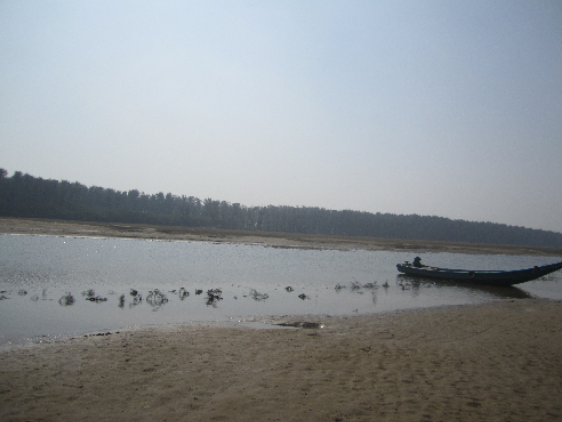
#> input picture HW1/img2.png, 562 x 422 px
$ jupyter execute 2.ipynb
#> lines starting #> are read from the running program, lines starting #| are printed output that depends on the picture
[cell 1]
import cv2
from matplotlib import pyplot as plt

[cell 2]
image = cv2.imread("./img2.png")
#> image is the input picture: shape (422, 562, 3); mean B, G, R 150.6, 147.1, 142.3
# print(image)
plt.imshow(image)
plt.show()
# cv2.imshow('image window', image)
# # add wait key. window waits until user presses a key
# cv2.waitKey(0)
# # and finally destroy/close all open windows
# cv2.destroyAllWindows()

[cell 3]
# Displaying the original BGR image
cv2.imshow('Original_Image', image)

# Using cv2.split() to split channels of coloured image
b,g,r = cv2.split(image)
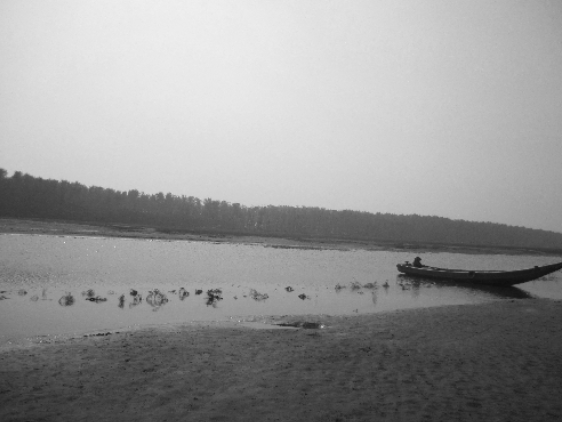
#> b: shape (422, 562); min 14, max 240, mean 150.6
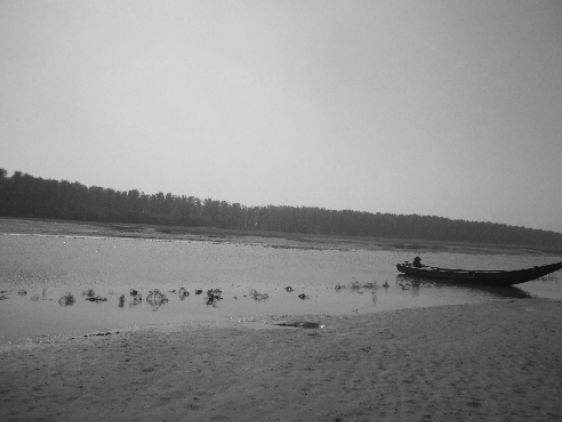
#> r: shape (422, 562); min 13, max 243, mean 142.3

# Displaying Blue channel image
# Blue colour is highlighted the most
cv2.imshow("Model Blue Image", b)

# Displaying Green channel image
# Green colour is highlighted the most
cv2.imshow("Model Green Image", g)

# Displaying Red channel image
# Red colour is highlighted the most
cv2.imshow("Model Red Image", r)

# Waits for user to press any key
cv2.waitKey(0)

[cell 4]
import numpy as np

[cell 5]
zero_matrix=np.zeros(image.shape)
zero_matrix[:,:,0]=image[:,:,0]/255
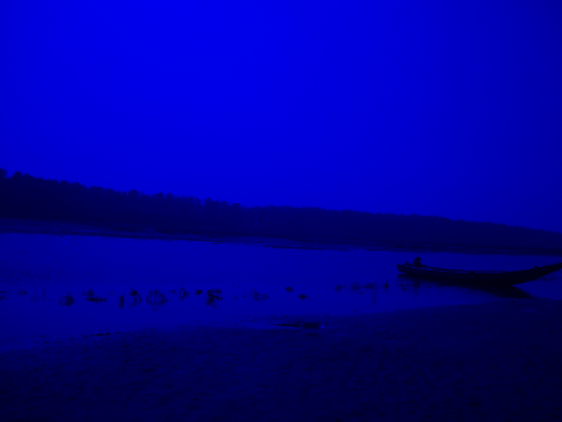
#> zero_matrix: shape (422, 562, 3) float64; mean B, G, R 0.591, 0, 0
plt.imshow(zero_matrix)
plt.show()

zero_matrix=np.zeros(image.shape)
zero_matrix[:,:,1]=image[:,:,1]/255
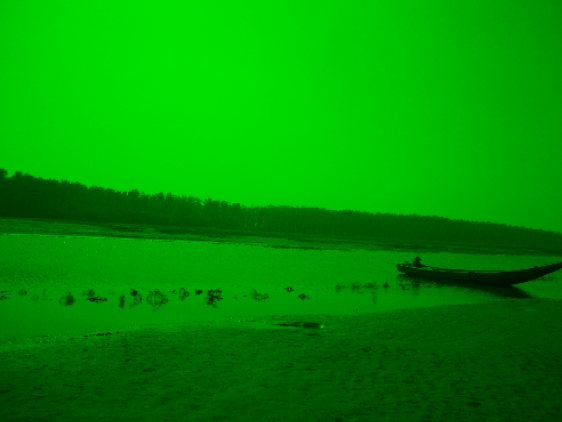
#> zero_matrix: shape (422, 562, 3) float64; mean B, G, R 0, 0.577, 0
plt.imshow(zero_matrix)
plt.show()

zero_matrix=np.zeros(image.shape)
zero_matrix[:,:,2]=image[:,:,2]/255
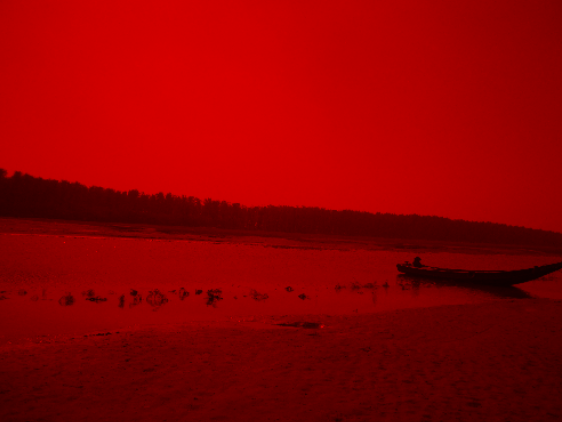
#> zero_matrix: shape (422, 562, 3) float64; mean B, G, R 0, 0, 0.558
plt.imshow(zero_matrix)
plt.show()

$ run again, with HW1/img1.tif saved as HW1/img2.png
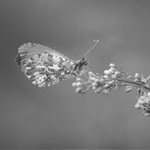
#> input picture HW1/img1.tif, 150 x 150 px
#> image is the input picture: shape (150, 150, 3); min 37, max 252, mean 120.6
#> `zero_matrix[:,:,1]=image[:,:,1]/255`:
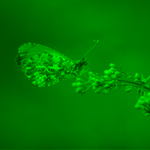
#> zero_matrix: shape (150, 150, 3) float64; mean B, G, R 0, 0.473, 0
#> `zero_matrix[:,:,2]=image[:,:,2]/255`:
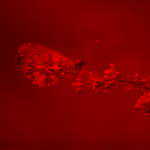
#> zero_matrix: shape (150, 150, 3) float64; mean B, G, R 0, 0, 0.473

$ run again, with HW1/img4.jpg saved as HW1/img2.png
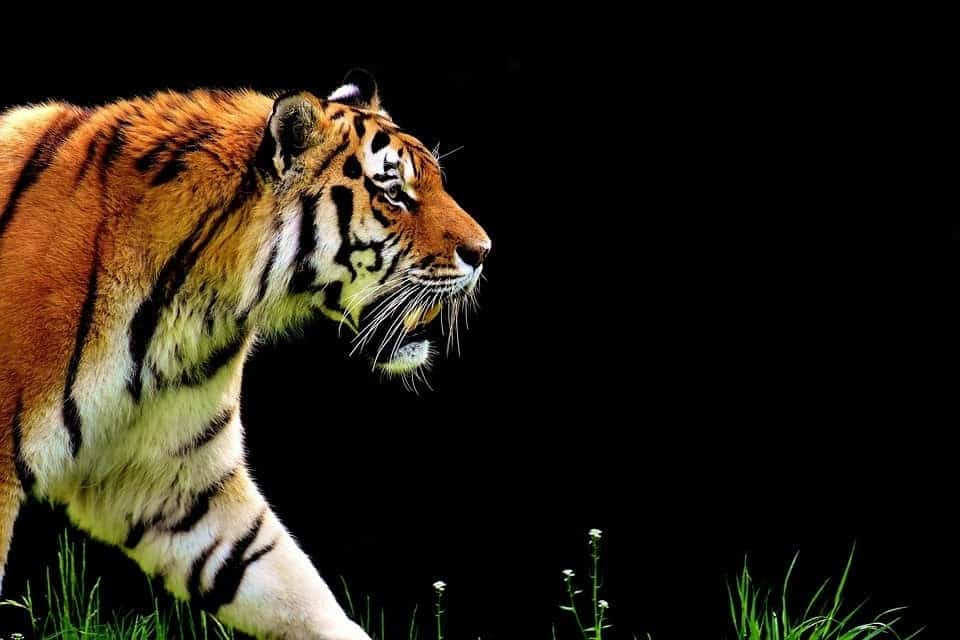
#> input picture HW1/img4.jpg, 960 x 640 px
#> image is the input picture: shape (640, 960, 3); mean B, G, R 21.1, 32.3, 39.7
#> `b,g,r = cv2.split(image)`:
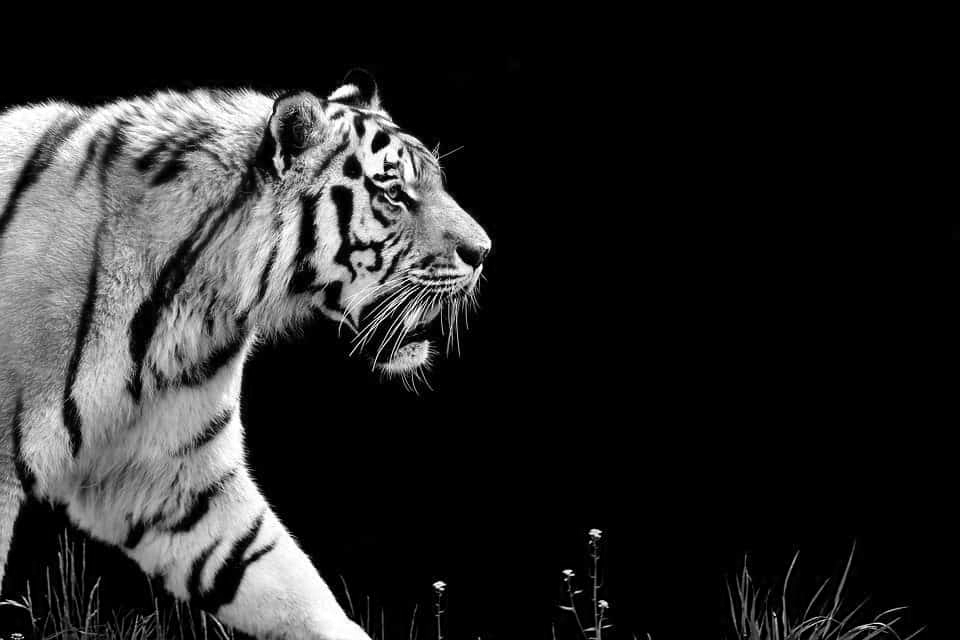
#> r: shape (640, 960); min 0, max 255, mean 39.7
#> `zero_matrix[:,:,2]=image[:,:,2]/255`:
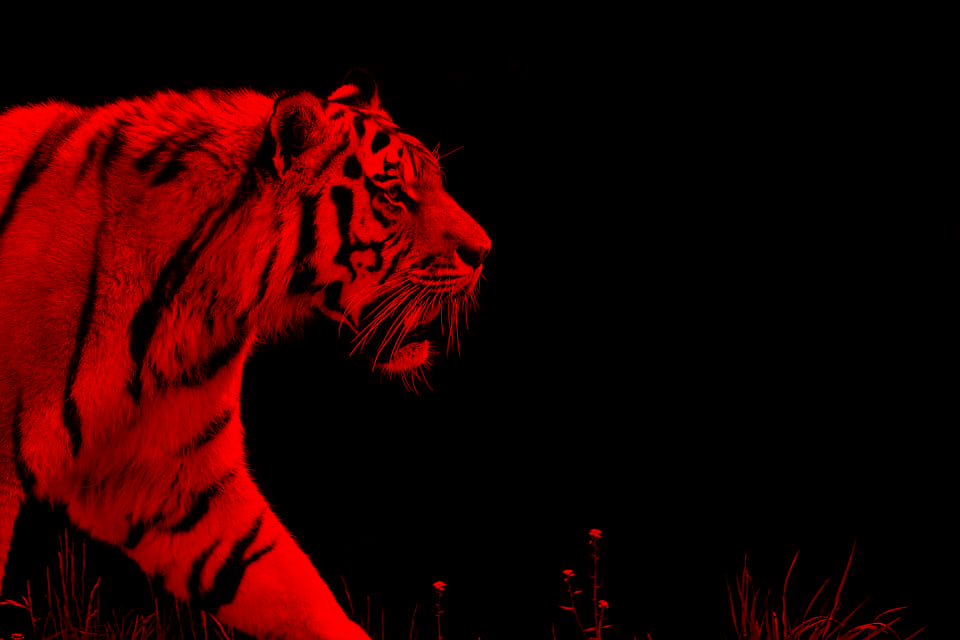
#> zero_matrix: shape (640, 960, 3) float64; mean B, G, R 0, 0, 0.156
